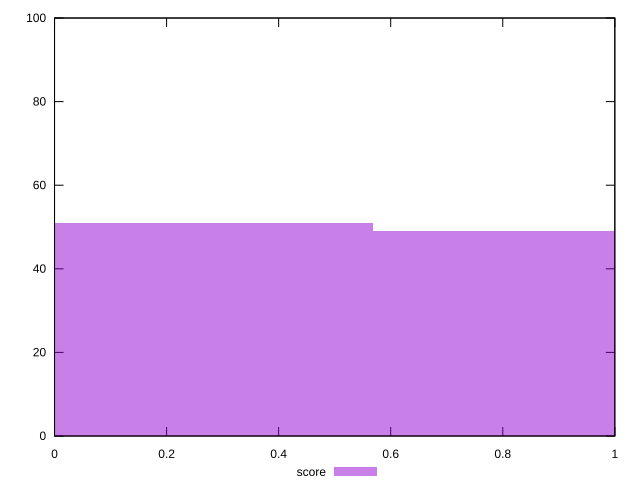

Recreate this plot in gnuplot.
reset

$score <<EOF
0 51
1.1379624896511737 49
EOF

set key outside below
set boxwidth 1.1379624896511737
set xrange [0:1]
set yrange [0:100]
set trange [0:100]
set style fill transparent solid 0.5 noborder
set terminal svg size 640, 490 enhanced background rgb 'white'
set output "reports/report_00028_2021-02-24T12-49-42.674Z/estimated-input-latency/samples/agenda/score/histogram.svg"

plot $score title "score" with boxes

reset
